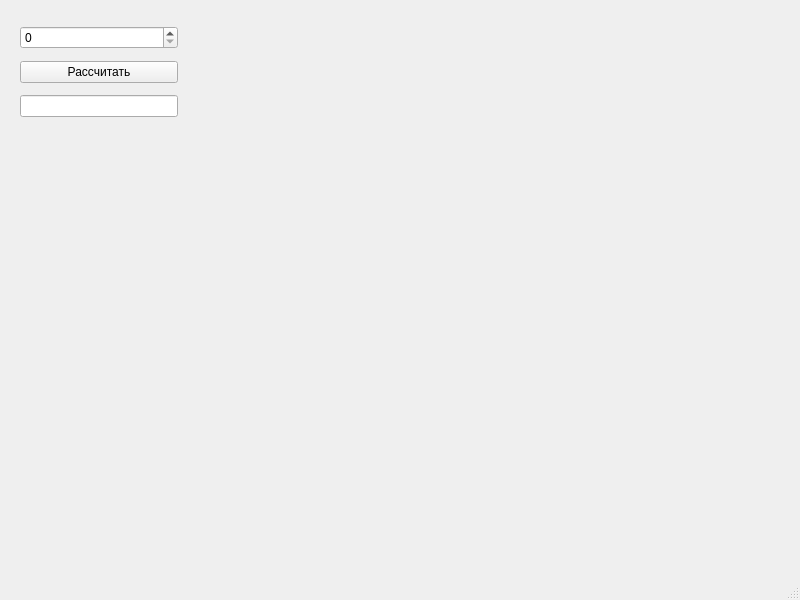
<?xml version="1.0" encoding="UTF-8"?>
<ui version="4.0">
 <class>MainWindow</class>
 <widget class="QMainWindow" name="MainWindow">
  <property name="geometry">
   <rect>
    <x>0</x>
    <y>0</y>
    <width>800</width>
    <height>600</height>
   </rect>
  </property>
  <property name="windowTitle">
   <string>MainWindow</string>
  </property>
  <widget class="QWidget" name="centralwidget">
   <widget class="QWidget" name="verticalLayoutWidget_2">
    <property name="geometry">
     <rect>
      <x>20</x>
      <y>20</y>
      <width>158</width>
      <height>105</height>
     </rect>
    </property>
    <layout class="QVBoxLayout" name="verticalLayout_2">
     <item>
      <layout class="QHBoxLayout" name="horizontalLayout"/>
     </item>
     <item>
      <widget class="QSpinBox" name="spinBox">
       <property name="maximum">
        <number>100000</number>
       </property>
      </widget>
     </item>
     <item>
      <layout class="QHBoxLayout" name="horizontalLayout_3">
       <item>
        <widget class="QPushButton" name="pushButton">
         <property name="text">
          <string>Рассчитать</string>
         </property>
        </widget>
       </item>
      </layout>
     </item>
     <item>
      <layout class="QHBoxLayout" name="horizontalLayout_2">
       <item>
        <widget class="QLineEdit" name="lineEdit"/>
       </item>
      </layout>
     </item>
    </layout>
   </widget>
  </widget>
  <widget class="QMenuBar" name="menubar">
   <property name="geometry">
    <rect>
     <x>0</x>
     <y>0</y>
     <width>800</width>
     <height>23</height>
    </rect>
   </property>
  </widget>
  <widget class="QStatusBar" name="statusbar"/>
 </widget>
 <resources/>
 <connections/>
</ui>
